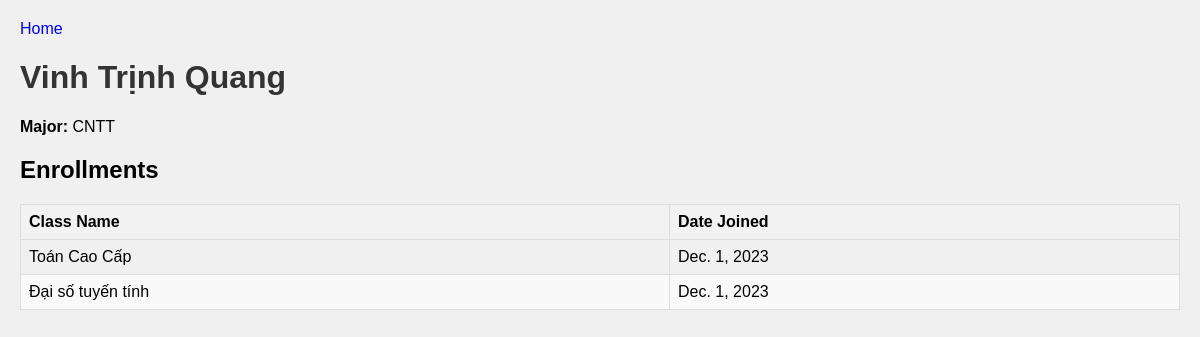
The app's page /school/student/1 with its own data.
### school/models.py (models this page shows, shortened)
class Student(models.Model):
    firstname = models.CharField(max_length=255)
    lastname = models.CharField(max_length=255)
    phone = models.CharField(max_length=255)
    major = models.ForeignKey(Major, on_delete=models.CASCADE)

class Major(models.Model):
    name =  models.CharField(max_length=100)
    def __str__(self):
        return self.name

class Enrollment(models.Model):
    student = models.ForeignKey(Student, on_delete=models.CASCADE)
    class_obj = models.ForeignKey(Class, on_delete=models.CASCADE)
    date_joined = models.DateField()

class Class(models.Model):
    name = models.CharField(max_length=200)
    start_date = models.DateField('start date')
    end_date = models.DateField('end date')
    students = models.ManyToManyField(Student, through="Enrollment")

### school/views.py (the view)
# urls.py: path('student/<int:pk>', views.StudentDetailView.as_view(), name='student_detail'),
class StudentDetailView(DetailView):
    model = Student
    template_name = 'school/student_detail.html'

### school/templates/school/student_detail.html
{% load static %}
<link rel="stylesheet" type="text/css" href="{% static 'school/style.css' %}" />
<a href="{% url 'school:index'%}">Home</a>
<h1>{{ student.firstname }} {{ student.lastname }}</h1>
<p><strong>Major:</strong> {{ student.major }}</p>
<h2>Enrollments</h2>
{% if student.enrollment_set.all %}
<table>
	<thead>
		<tr>
			<th>Class Name</th>
			<th>Date Joined</th>
		</tr>
	</thead>
	<tbody>
		{% for enrollment in student.enrollment_set.all %}
		<tr>
			<td>{{ enrollment.class_obj.name }}</td>
			<td>{{ enrollment.date_joined }}</td>
		</tr>
		{% endfor %}
	</tbody>
</table>
{% else %}
<p>Student is not enrolled in any classes.</p>
{% endif %}

### school/static/school/style.css (style rules this page uses)
a { text-decoration: none; color: blue; }
h1 { color: #333; }
p { margin-bottom: 10px; }
table { width: 100%; border-collapse: collapse; margin-top: 20px; }
table, th, td { border: 1px solid #ddd; }
th, td { padding: 8px; text-align: left; }
thead { background-color: #f2f2f2; }
tbody tr:nth-child(even) { background-color: #f9f9f9; }

### records on screen
Student: firstname "Vinh", lastname "Trịnh Quang", major "CNTT"
Enrollment: class_obj.name "Toán Cao Cấp", date_joined "Dec. 1, 2023"
Enrollment: class_obj.name "Đại số tuyến tính", date_joined "Dec. 1, 2023"
